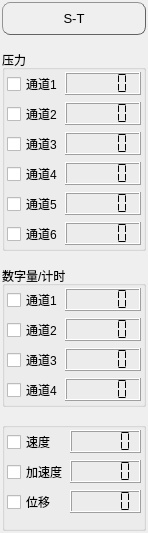
<?xml version="1.0" encoding="UTF-8"?>
<ui version="4.0">
 <class>LCDGroup</class>
 <widget class="QWidget" name="LCDGroup">
  <property name="geometry">
   <rect>
    <x>0</x>
    <y>0</y>
    <width>148</width>
    <height>533</height>
   </rect>
  </property>
  <property name="sizePolicy">
   <sizepolicy hsizetype="Expanding" vsizetype="Expanding">
    <horstretch>0</horstretch>
    <verstretch>0</verstretch>
   </sizepolicy>
  </property>
  <property name="windowTitle">
   <string>Form</string>
  </property>
  <layout class="QVBoxLayout" name="verticalLayout">
   <property name="spacing">
    <number>15</number>
   </property>
   <property name="margin">
    <number>2</number>
   </property>
   <item>
    <widget class="QPushButton" name="st_transfer">
     <property name="sizePolicy">
      <sizepolicy hsizetype="Minimum" vsizetype="Fixed">
       <horstretch>0</horstretch>
       <verstretch>0</verstretch>
      </sizepolicy>
     </property>
     <property name="styleSheet">
      <string notr="true">QPushButton#st_transfer {
    font: 10pt;
    background:qlineargradient(spread:pad, x1:0, y1:0, x2:0, y2:1, stop:0.05 					#77d42a, stop:1 #5cb811);
    border-style:outset;
    border-width:1px;
    border-radius:8px;
    border-color:#636363;
    padding:8px
}

QPushButton#st_transfer:hover{
    background:qlineargradient(spread:pad, x1:0, y1:0, x2:0, y2:1, stop:0.05 					#5cb811, stop:1 #77d42a);
}

QPushButton#st_transfer:pressed {
     background: #adff2f;
     border-style: inset;}</string>
     </property>
     <property name="text">
      <string>S-T</string>
     </property>
     <property name="autoRepeatDelay">
      <number>300</number>
     </property>
     <property name="autoDefault">
      <bool>false</bool>
     </property>
    </widget>
   </item>
   <item>
    <widget class="QGroupBox" name="group_press">
     <property name="sizePolicy">
      <sizepolicy hsizetype="Preferred" vsizetype="Preferred">
       <horstretch>0</horstretch>
       <verstretch>0</verstretch>
      </sizepolicy>
     </property>
     <property name="title">
      <string>压力</string>
     </property>
     <layout class="QFormLayout" name="formLayout">
      <property name="horizontalSpacing">
       <number>2</number>
      </property>
      <property name="verticalSpacing">
       <number>6</number>
      </property>
      <property name="margin">
       <number>2</number>
      </property>
      <item row="0" column="0">
       <widget class="QCheckBox" name="press_chk1">
        <property name="text">
         <string>通道1</string>
        </property>
       </widget>
      </item>
      <item row="0" column="1">
       <widget class="QLCDNumber" name="press_lcd1">
        <property name="sizePolicy">
         <sizepolicy hsizetype="Preferred" vsizetype="Fixed">
          <horstretch>0</horstretch>
          <verstretch>0</verstretch>
         </sizepolicy>
        </property>
        <property name="smallDecimalPoint">
         <bool>false</bool>
        </property>
        <property name="segmentStyle">
         <enum>QLCDNumber::Flat</enum>
        </property>
       </widget>
      </item>
      <item row="1" column="0">
       <widget class="QCheckBox" name="press_chk2">
        <property name="text">
         <string>通道2</string>
        </property>
       </widget>
      </item>
      <item row="1" column="1">
       <widget class="QLCDNumber" name="press_lcd2">
        <property name="sizePolicy">
         <sizepolicy hsizetype="Preferred" vsizetype="Fixed">
          <horstretch>0</horstretch>
          <verstretch>0</verstretch>
         </sizepolicy>
        </property>
        <property name="smallDecimalPoint">
         <bool>false</bool>
        </property>
        <property name="segmentStyle">
         <enum>QLCDNumber::Flat</enum>
        </property>
       </widget>
      </item>
      <item row="2" column="0">
       <widget class="QCheckBox" name="press_chk3">
        <property name="text">
         <string>通道3</string>
        </property>
       </widget>
      </item>
      <item row="2" column="1">
       <widget class="QLCDNumber" name="press_lcd3">
        <property name="sizePolicy">
         <sizepolicy hsizetype="Preferred" vsizetype="Fixed">
          <horstretch>0</horstretch>
          <verstretch>0</verstretch>
         </sizepolicy>
        </property>
        <property name="smallDecimalPoint">
         <bool>false</bool>
        </property>
        <property name="segmentStyle">
         <enum>QLCDNumber::Flat</enum>
        </property>
       </widget>
      </item>
      <item row="3" column="0">
       <widget class="QCheckBox" name="press_chk4">
        <property name="text">
         <string>通道4</string>
        </property>
       </widget>
      </item>
      <item row="3" column="1">
       <widget class="QLCDNumber" name="press_lcd4">
        <property name="sizePolicy">
         <sizepolicy hsizetype="Preferred" vsizetype="Fixed">
          <horstretch>0</horstretch>
          <verstretch>0</verstretch>
         </sizepolicy>
        </property>
        <property name="smallDecimalPoint">
         <bool>false</bool>
        </property>
        <property name="segmentStyle">
         <enum>QLCDNumber::Flat</enum>
        </property>
       </widget>
      </item>
      <item row="4" column="0">
       <widget class="QCheckBox" name="press_chk5">
        <property name="text">
         <string>通道5</string>
        </property>
       </widget>
      </item>
      <item row="4" column="1">
       <widget class="QLCDNumber" name="press_lcd5">
        <property name="sizePolicy">
         <sizepolicy hsizetype="Preferred" vsizetype="Fixed">
          <horstretch>0</horstretch>
          <verstretch>0</verstretch>
         </sizepolicy>
        </property>
        <property name="smallDecimalPoint">
         <bool>false</bool>
        </property>
        <property name="segmentStyle">
         <enum>QLCDNumber::Flat</enum>
        </property>
       </widget>
      </item>
      <item row="5" column="0">
       <widget class="QCheckBox" name="press_chk6">
        <property name="text">
         <string>通道6</string>
        </property>
       </widget>
      </item>
      <item row="5" column="1">
       <widget class="QLCDNumber" name="press_lcd6">
        <property name="sizePolicy">
         <sizepolicy hsizetype="Preferred" vsizetype="Fixed">
          <horstretch>0</horstretch>
          <verstretch>0</verstretch>
         </sizepolicy>
        </property>
        <property name="smallDecimalPoint">
         <bool>false</bool>
        </property>
        <property name="segmentStyle">
         <enum>QLCDNumber::Flat</enum>
        </property>
       </widget>
      </item>
     </layout>
    </widget>
   </item>
   <item>
    <widget class="QGroupBox" name="group_digital">
     <property name="sizePolicy">
      <sizepolicy hsizetype="Preferred" vsizetype="Preferred">
       <horstretch>0</horstretch>
       <verstretch>0</verstretch>
      </sizepolicy>
     </property>
     <property name="title">
      <string>数字量/计时</string>
     </property>
     <layout class="QFormLayout" name="formLayout_2">
      <property name="horizontalSpacing">
       <number>2</number>
      </property>
      <property name="margin">
       <number>2</number>
      </property>
      <item row="0" column="0">
       <widget class="QCheckBox" name="digital_chk1">
        <property name="text">
         <string>通道1</string>
        </property>
       </widget>
      </item>
      <item row="0" column="1">
       <widget class="QLCDNumber" name="digital_lcd1">
        <property name="sizePolicy">
         <sizepolicy hsizetype="Preferred" vsizetype="Fixed">
          <horstretch>0</horstretch>
          <verstretch>0</verstretch>
         </sizepolicy>
        </property>
        <property name="smallDecimalPoint">
         <bool>false</bool>
        </property>
        <property name="segmentStyle">
         <enum>QLCDNumber::Flat</enum>
        </property>
       </widget>
      </item>
      <item row="1" column="0">
       <widget class="QCheckBox" name="digital_chk2">
        <property name="text">
         <string>通道2</string>
        </property>
       </widget>
      </item>
      <item row="1" column="1">
       <widget class="QLCDNumber" name="digital_lcd2">
        <property name="sizePolicy">
         <sizepolicy hsizetype="Preferred" vsizetype="Fixed">
          <horstretch>0</horstretch>
          <verstretch>0</verstretch>
         </sizepolicy>
        </property>
        <property name="smallDecimalPoint">
         <bool>false</bool>
        </property>
        <property name="segmentStyle">
         <enum>QLCDNumber::Flat</enum>
        </property>
       </widget>
      </item>
      <item row="2" column="0">
       <widget class="QCheckBox" name="digital_chk3">
        <property name="text">
         <string>通道3</string>
        </property>
       </widget>
      </item>
      <item row="2" column="1">
       <widget class="QLCDNumber" name="digital_lcd3">
        <property name="sizePolicy">
         <sizepolicy hsizetype="Preferred" vsizetype="Fixed">
          <horstretch>0</horstretch>
          <verstretch>0</verstretch>
         </sizepolicy>
        </property>
        <property name="smallDecimalPoint">
         <bool>false</bool>
        </property>
        <property name="segmentStyle">
         <enum>QLCDNumber::Flat</enum>
        </property>
       </widget>
      </item>
      <item row="3" column="0">
       <widget class="QCheckBox" name="digital_chk4">
        <property name="text">
         <string>通道4</string>
        </property>
       </widget>
      </item>
      <item row="3" column="1">
       <widget class="QLCDNumber" name="digital_lcd4">
        <property name="sizePolicy">
         <sizepolicy hsizetype="Preferred" vsizetype="Fixed">
          <horstretch>0</horstretch>
          <verstretch>0</verstretch>
         </sizepolicy>
        </property>
        <property name="smallDecimalPoint">
         <bool>false</bool>
        </property>
        <property name="segmentStyle">
         <enum>QLCDNumber::Flat</enum>
        </property>
       </widget>
      </item>
     </layout>
    </widget>
   </item>
   <item>
    <widget class="QGroupBox" name="group_speed">
     <property name="sizePolicy">
      <sizepolicy hsizetype="Preferred" vsizetype="Preferred">
       <horstretch>0</horstretch>
       <verstretch>0</verstretch>
      </sizepolicy>
     </property>
     <property name="title">
      <string/>
     </property>
     <layout class="QFormLayout" name="formLayout_3">
      <property name="horizontalSpacing">
       <number>2</number>
      </property>
      <property name="margin">
       <number>2</number>
      </property>
      <item row="0" column="0">
       <widget class="QCheckBox" name="speed_chk">
        <property name="text">
         <string>速度</string>
        </property>
       </widget>
      </item>
      <item row="0" column="1">
       <widget class="QLCDNumber" name="speed_lcd">
        <property name="sizePolicy">
         <sizepolicy hsizetype="Preferred" vsizetype="Fixed">
          <horstretch>0</horstretch>
          <verstretch>0</verstretch>
         </sizepolicy>
        </property>
        <property name="smallDecimalPoint">
         <bool>false</bool>
        </property>
        <property name="segmentStyle">
         <enum>QLCDNumber::Flat</enum>
        </property>
       </widget>
      </item>
      <item row="1" column="0">
       <widget class="QCheckBox" name="acceleration_chk">
        <property name="sizePolicy">
         <sizepolicy hsizetype="Fixed" vsizetype="Fixed">
          <horstretch>0</horstretch>
          <verstretch>0</verstretch>
         </sizepolicy>
        </property>
        <property name="text">
         <string>加速度</string>
        </property>
       </widget>
      </item>
      <item row="1" column="1">
       <widget class="QLCDNumber" name="acceleration_lcd">
        <property name="sizePolicy">
         <sizepolicy hsizetype="Preferred" vsizetype="Fixed">
          <horstretch>0</horstretch>
          <verstretch>0</verstretch>
         </sizepolicy>
        </property>
        <property name="smallDecimalPoint">
         <bool>false</bool>
        </property>
        <property name="segmentStyle">
         <enum>QLCDNumber::Flat</enum>
        </property>
       </widget>
      </item>
      <item row="2" column="0">
       <widget class="QCheckBox" name="shift_chk">
        <property name="text">
         <string>位移</string>
        </property>
       </widget>
      </item>
      <item row="2" column="1">
       <widget class="QLCDNumber" name="shift_lcd">
        <property name="sizePolicy">
         <sizepolicy hsizetype="Preferred" vsizetype="Fixed">
          <horstretch>0</horstretch>
          <verstretch>0</verstretch>
         </sizepolicy>
        </property>
        <property name="smallDecimalPoint">
         <bool>false</bool>
        </property>
        <property name="segmentStyle">
         <enum>QLCDNumber::Flat</enum>
        </property>
       </widget>
      </item>
     </layout>
    </widget>
   </item>
  </layout>
 </widget>
 <resources>
  <include location="Icons/Icons.qrc"/>
 </resources>
 <connections/>
</ui>
